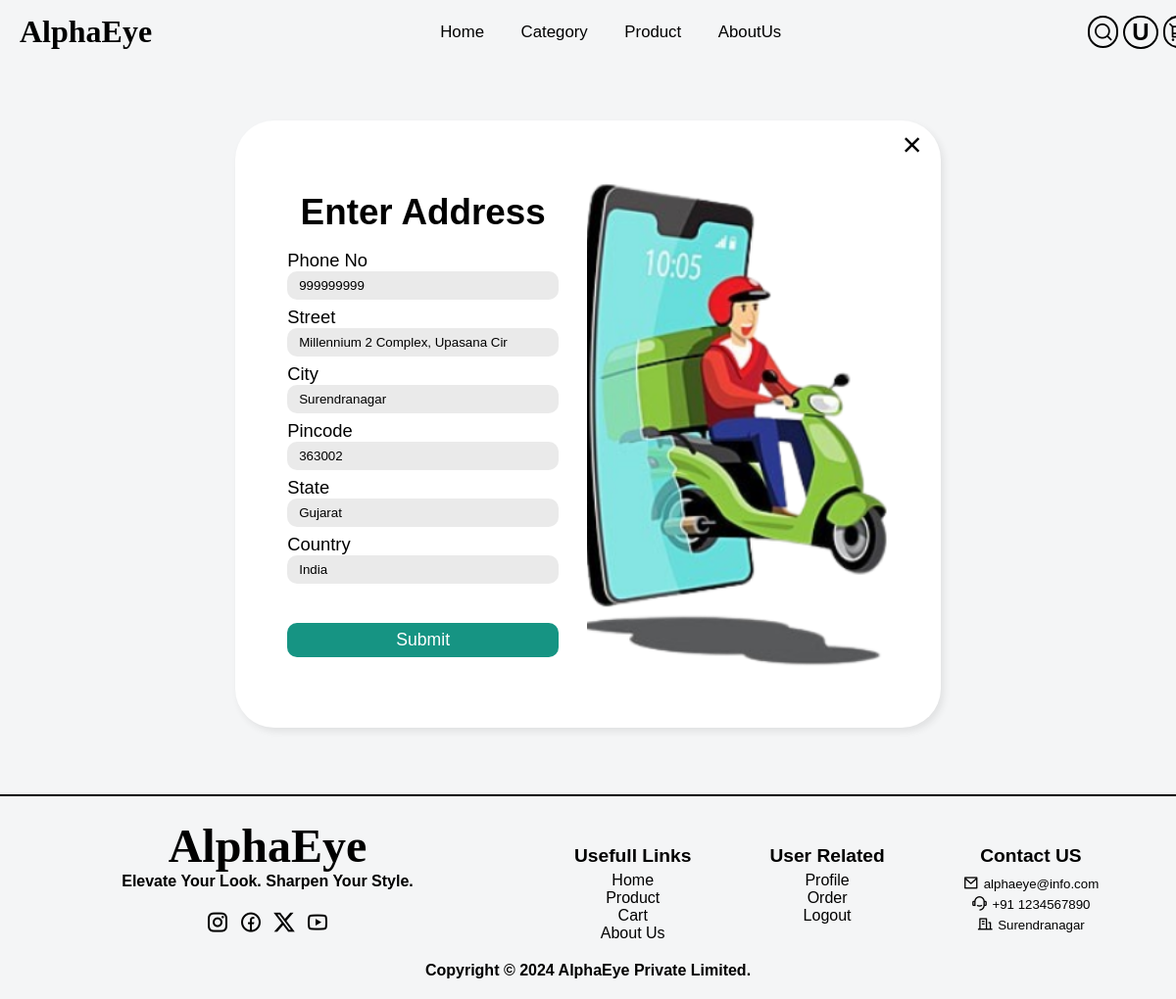
Page /address.php (signed in) on the committed database.
### tables this page shows
CREATE TABLE `userdata` (
  `id` int(11) NOT NULL,
  `username` varchar(255) DEFAULT NULL,
  `useremail` varchar(255) DEFAULT NULL,
  `password` varchar(255) DEFAULT NULL,
  `status` tinyint(1) DEFAULT 0,
  `joindate` timestamp NULL DEFAULT current_timestamp()
);

CREATE TABLE `useraddres` (
  `userid` int(11) DEFAULT NULL,
  `Phonenumber` int(10) DEFAULT NULL,
  `street` varchar(255) DEFAULT NULL,
  `city` varchar(255) DEFAULT NULL,
  `state` varchar(255) DEFAULT NULL,
  `country` varchar(255) DEFAULT NULL,
  `pincode` int(6) DEFAULT NULL
);

### address.php (the view, shortened to what this page needs)
<!DOCTYPE html>
<html lang="en">
<head>
    <link rel="stylesheet" href="cssStyle/addresspage.css">
</head>
<body>
    <?php include("config/remixicone.php");?>
    <?php include("config/fontfamily.php");
         include("component/nav.php");
        include("config/dbconnect.php");
        if(isset($_SESSION['email'])&& isset($_SESSION['role'])){
            $email=$_SESSION['email'];
            $fetchuser="select * from userdata where useremail='$email'";
            $result=mysqli_query($con,$fetchuser);
            $data=mysqli_fetch_array($result);
            $isaddress=false;
            $select="SELECT * FROM `useraddres` WHERE userid=$data[id]";
            $ans=mysqli_query($con,$select);
            if(mysqli_num_rows($ans)>0){
                $dataaddress=mysqli_fetch_array($ans);
                $isaddress=true;
            }
        }
        else{
            echo "<div style='text-align:center; margin-top: 50px;'>";
            echo "<h1>Please Login to your account</h1>";
            echo "<a href='singin.php' style='text-align:center; text-decoration:none; color:black;'>Login</a>";
            echo "</div>";
            exit();
        }
        ?>
        <link rel="stylesheet" href="component/nav.css">
        <div class="login-container">
            <div class="login-div">
                <a href="cart.php">
                    <i class="ri-close-fill close-icon" id="close-icon"></i>
                </a>
                <form method="post" action="useraddress.php">
                    <h1 class="heading">Enter Address</h1>
                    <label for="phoneno" class="phoneno">Phone No</label>
                    <input type="number" min="0000000000" max="9999999999" id="phoneno" name="phoneno" required placeholder="Phone NO"
                    value="<?php if($isaddress) echo $dataaddress['Phonenumber']; ?>">
                    <label for="street" class="street">Street</label>
                    <input type="text" id="street" name="street" required placeholder="Street Name"
                    value="<?php if($isaddress) echo $dataaddress['street']; ?>">
                    <label for="city" class="city">City</label>
                    <input type="text" id="city" name="city" required placeholder="City Name"
                    value="<?php if($isaddress) echo $dataaddress['city']; ?>">
                    <label for="pincode" class="pincode">Pincode</label>
                    <input type="number" min="000000" max="999999" id="pincode" name="pincode" required placeholder="pincode Name"
                    value="<?php if($isaddress) echo $dataaddress['pincode']; ?>">
                    <label for="state" class="state">State</label>
                    <input type="text" id="state" name="state" required placeholder="State Name"
                    value="<?php if($isaddress) echo $dataaddress['state']; ?>">
                    <label for="country" class="country">Country</label>
                    <input type="text" id="country" name="country" required placeholder="country Name"
                    value="<?php if($isaddress) echo $dataaddress['country']; ?>">
                    <input type="submit" name="address" id="sub" name="address">
                </form>
                <div class="image-part">
                        <img src="assets/staticimg/delivery.png" alt="image of login">
                </div>
            </div>
        </div>
        <?php include("component/footer.php");?>
</body>
</html>

### component/nav.php (shortened to what this page needs)
<link rel="stylesheet" href="component/nav.css">
<?php
    include("./config/dbconnect.php");
    ?>
<nav>
        <div class="nav-div">
            <div class="left-nav">
                <a href="index.php" >
                    <h1>AlphaEye</h1>
                </a>
            </div>
            <div class="center-nav">
                <ol class="list">
                    <li><a href="index.php">Home<span></span></a></li>
                    <li class="category">
                        Category<span></span>
                    </li>
                    <li><a href="viewproduct.php">Product<span></span></a></li>
                    <li><a href="aboutus.php">AboutUs <span></span></a></li>
                </ol>
            </div>
            <div class="right-nav">
                    <i class="ri-search-line" id="search-icon"></i>
                <?php
                    if(isset($_SESSION['email']) && isset($_SESSION['role'])){
                        $email=$_SESSION['email'];
                        $select="select * from userdata where useremail='$email'";
                        $result=mysqli_query($con,$select);
                        $data=mysqli_fetch_assoc($result);
                        $char=str_split($data['username']);
                        ?>
                            <button id="user-logo">
                                <span id='user-name-logo'>
                                    <?php echo $char[0];?>
                                </span>
                            </button>
                    <?php
                    }
                    else{
                        ?>
                             <a href="singin.php"><i class="ri-user-line"></i></a>
                        <?php
                    }
                ?>
                <a href="cart.php"><i class="ri-shopping-cart-2-line"></i></a>
            </div>
        </div>
    </nav>

### cssStyle/addresspage.css (style rules this page uses)
* { margin: 0; padding: 0; box-sizing: border-box; }
html, body { height: 100%; width: 100%; color: #000; background-color: #f4f5f6; font-family: "Poppins", sans-serif; }
.login-container { display: flex; min-height: 92%; justify-content: center; align-items: center; flex-direction: row; }
.login-div { width: 60%; border-radius: 40px; padding: 30px; padding-bottom: 30px; display: flex; flex-direction: row; justify-content: center; margin: auto; align-items: center; gap: 10px; position: relative; background-color: #fff; box-shadow: 3px 4px 7px #29262618; }
.login-div .image-part { min-height: 100%; width: 51%; display: flex; justify-content: center; align-items: center; }
.image-part img { width: 95%; height: 70vh; border-radius:30px ; object-fit: cover; }
.login-div form { display: flex; flex-direction: column; height: 100%; width: 45%; font-size: 1.15rem; padding: 10px; font-weight: 500; }
.login-div form label { margin-top: 7px; }
.login-div form h1 { text-align: center; }
.login-div input { border-radius: 10px; padding: 5px 10px; color: #000; border-color: transparent; background-color: #cccccc69; }
.heading { padding-bottom: 10px; font-weight: 700; }
#sub { margin-top: 40px; color: white; background-color: #169483; font-size: 1.1rem; }
#close-icon { position: absolute; top: 10px; font-size: 1.8rem; right: 15px; text-decoration: none; color: #000; background-color: transparent; height: fit-content; width: fit-content; }

### component/nav.css (style rules this page uses)
* { margin: 0; padding: 0; box-sizing:border-box; font-family: "Poppins", sans-serif; }
html body { height:100%; width:100%; color: black; font-family: "Moderustic"; }
nav { width: 100%; padding:10px 20px; z-index: 999; position: relative; overflow: hidden; }
.nav-div { width: 100%; display:flex; justify-content:space-between; align-items:center; }
.left-nav { width:10%; }
.left-nav a { width:100px; height:50px; font-size: 1rem; text-decoration: none; }
.left-nav a h1 { font-size: 2rem; color: #000; line-height: 1.2cm; font-weight: 600; font-family: "Moderustic"; }
.center-nav { display:flex; align-items:center; width: 30%; }
.center-nav ol { width: 100%; display:flex; align-items:center; justify-content:space-between; z-index: 999; }
.center-nav ol li { font-size: 1.05rem; list-style: none; position: relative; }
.center-nav ol li a { font-size: 1.05rem; list-style: none; text-decoration: none; color:black; }
.right-nav { width: 6%; display:flex; justify-content:space-around; align-items: center; gap: 5px; position: relative; }
#search-icon { border: 2px solid #000; border-radius: 20px; font-size: 1.3rem; padding: 3px; }
.right-nav a { border-radius: 20px; display: flex; justify-content: center; align-items: center; text-decoration: none; border: 2px solid #000; padding: 3px; }
.right-nav a i { font-size: 1.3rem; color: #000; }
#user-logo { text-transform: uppercase; font-size: 1.5rem; border: 2px solid #000; padding: 0px 7px; border-radius: 50%; text-align: center; background-color: transparent !important;; line-height: 30px; font-weight: 500; }
#user-name-logo { padding: 0; font-weight: 600; }
.category { z-index: 1; position: relative; }
.center-nav ol li a { display: flex; align-items: center; align-self: center; }

### rows in the picture
userdata: username "U"
useraddres: phoneno "999999999", street "Millennium 2 Complex, Upasana Cir", city "Surendranagar", pincode "363002", state "Gujarat", country "India"
